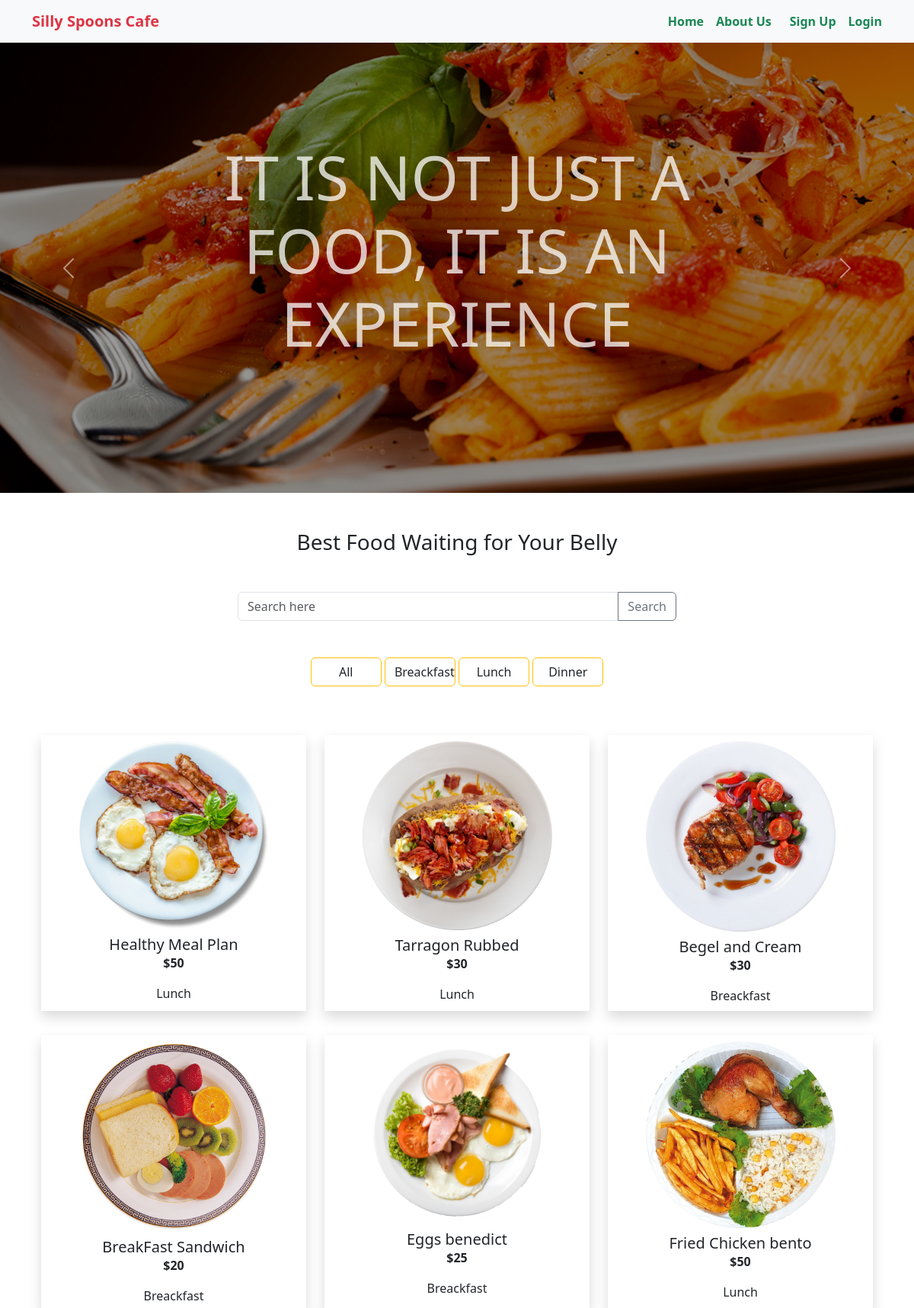
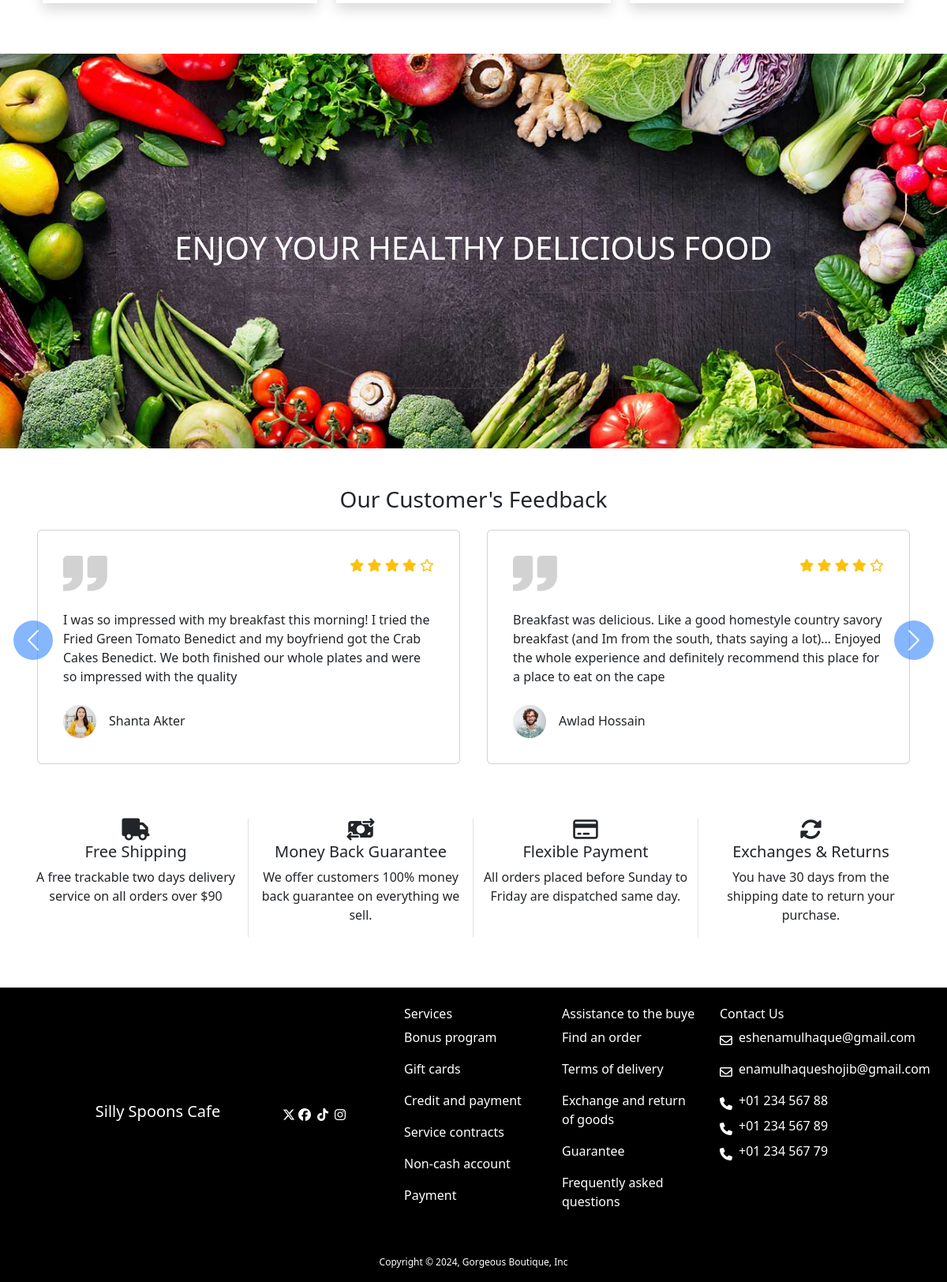
The page / on the database its author committed (2 pictures, top to bottom).
### food/models.py (models this page shows, shortened)
class Category(models.Model):
    name = models.CharField(max_length=30)
    slug = models.SlugField(max_length=40)
    image = models.ImageField(upload_to='food/images', null=True, blank=True)

class Food(models.Model):
    foodid = models.IntegerField(primary_key=True)
    name = models.CharField(max_length=50)
    price = models.IntegerField()
    description = models.TextField()
    rating = models.FloatField(default=0.0)
    category = models.ForeignKey(Category, on_delete=models.CASCADE)
    author = models.ForeignKey(User, on_delete=models.CASCADE)
    image = models.ImageField(upload_to='food/images')

### food_website/views.py (the view)
# urls.py: 2. Add a URL to urlpatterns:  path('', views.home, name='home')
def home(request, category_slug = None):
    data = Food.objects.all()
    if category_slug is not None:
        category = Category.objects.get(slug=category_slug)
        data = Food.objects.filter(category = category)
    category = Category.objects.all()
    return render(request, 'home.html', {'data': data, 'category': category, 'type': 'Home Page'})

### templates/home.html (shortened to what this page needs)
{% extends 'base.html' %}
{% load static %}
{% block content %}
<div id="carouselExampleAutoplaying" class="carousel slide" data-bs-ride="carousel">
  <div class="carousel-inner">
    <div class="carousel-item active  h-100 c-item">
      <img src="{% static 'images/b1.png' %}" class="d-block w-100" alt="...">
      <div class="carousel-caption d-lg-block d-block h-100 text-lg-center text-sm-center d-lg-flex d-sm-flex flex-lg-column flex-sm-column justify-content-center justify-content-sm-center align-items-center align-items-sm-center">
        <h1 class="banner-txt opacity-75">IT IS NOT JUST A FOOD, IT IS AN EXPERIENCE</h1>
      </div>
    </div>
  </div>
  <button class="carousel-control-prev" type="button" data-bs-target="#carouselExampleAutoplaying" data-bs-slide="prev">
    <span class="carousel-control-prev-icon" aria-hidden="true"></span>
  </button>
  <button class="carousel-control-next" type="button" data-bs-target="#carouselExampleAutoplaying" data-bs-slide="next">
    <span class="carousel-control-next-icon" aria-hidden="true"></span>
  </button>
</div>
<h3 class="my-5 text-center">Best Food Waiting for Your Belly</h3>
<form method="get" action="{% url 'search' %}" class="input-group container mb-3 w-50">
  <input type="text" class="form-control" placeholder="Search here" aria-label="Recipient's username" aria-describedby="button-addon2" name="query" id="search">
  <button class="btn btn-outline-secondary" type="submit" id="button-addon2">Search</button>
</form>
<div class="container text-center my-5">
  <div class="grid gap-3">
    <div class="col-1 btn btn-outline-warning "><a class="text-decoration-none text-dark" href="{% url 'home' %}">All</a></div>
      {% for b in category %}
          <div class="col-1 btn btn-outline-warning "><a class="text-decoration-none text-dark" href="{% url 'category_wise_food' b.slug %}">{{b.name}}</a></div>
      {% endfor %}
  </div>
</div>
<div class="row my-5 container m-auto">
  {% if data %}
  {% for food in data %}
  <div class="col-lg-4 my-3 box ">
    <a href="{% url 'food_details' food.foodid %}" class="text-decoration-none text-center text-dark">
    <div class=" h-100 shadow p-2">
      <div class="card-body">
        <img src="{{food.image.url}}" class="card-img-top cd-image w-75 h-75" alt="...">
        <h5 class="card-title fw-light mt-2">{{food.name}}</h5>
        <p class="card-text fw-bold">${{food.price}}</p>
        <p class="card-text fw-bold"><span class="fw-light">{{food.category.name}}</span></p>
      </div>
    </div>
  </a>
  </div>
  {% endfor %}
  {% else %}
  <div style="height: 400px;">
    <h3 class="text-center text-danger">No item found</h3>
  </div>
  {% endif %}
</div>
<div class="my-5 food-image d-flex flex-column justify-content-center align-items-center">
  <h1>ENJOY YOUR HEALTHY DELICIOUS FOOD</h1>
</div>
<section class="container">
  <div class="width-title mb-3 center-title text-center">
    <h3>Our Customer's Feedback</h3>
  </div>
  <div id="carouselExampleIndicators" class="carousel slide" data-bs-ride="true">
    <div class="carousel-inner ">
      <div class="carousel-item active bg-white">
        <div class="row g-lg-4 g-md-4 g-4">
          <div class="col-lg-6 col-md-12 col-12">
            <div class="card p-3">
              <div class="card-body">
                <div class="d-flex justify-content-between">
                  <img class="img-fluid" src="{% static 'images/comma.png' %}" alt="">
                  <div>
                    <i class="fa-solid fa-star text-warning"></i>
                    <i class="fa-solid fa-star text-warning"></i>
                    <i class="fa-solid fa-star text-warning"></i>
                    <i class="fa-solid fa-star text-warning"></i>
                    <i class="fa-regular fa-star text-warning"></i>
                  </div>
                </div>
                <p class="card-text text-dark my-4">I was so impressed with my breakfast this morning! I tried the Fried Green Tomato Benedict and my boyfriend got the Crab Cakes Benedict. We both finished our whole plates and were so impressed with the quality </p>
                <div class="d-flex align-items-center">
                  <img class="img-fluid" src="{% static 'images/customar2.png' %}" alt="">
                  <div class="ms-3">
                    <h6 class="text-dark mb-0">Shanta Akter</h6>
                  </div>
                </div>
              </div>
            </div>
          </div>
          <div class="col-lg-6 col-md-12 col-12">
            <div class="card p-3">
              <div class="card-body">
                <div class="d-flex justify-content-between">
                  <img class="img-fluid" src="{% static 'images/comma.png' %}" alt="">
                  <div>
                    <i class="fa-solid fa-star text-warning"></i>
                    <i class="fa-solid fa-star text-warning"></i>
                    <i class="fa-solid fa-star text-warning"></i>
                    <i class="fa-solid fa-star text-warning"></i>
                    <i class="fa-regular fa-star text-warning"></i>
                  </div>
                </div>
                <p class="card-text text-dark my-4">Breakfast was delicious. Like a good homestyle country savory breakfast (and Im from the south, thats saying a lot)… Enjoyed the whole experience and definitely recommend this place for a place to eat on the cape</p>
                <div class="d-flex align-items-center">
                  <img class="img-fluid" src="{% static 'images/customar1.png' %}" alt="">
                  <div class="ms-3">
                    <h6 class="text-dark mb-0">Awlad Hossain</h6>
                  </div>
                </div>
              </div>
            </div>
          </div>
        </div>
      </div>
    </div>
    <button class="prev bg-primary rounded-circle d-lg-block d-md-none d-none" type="button"
      data-bs-target="#carouselExampleIndicators" data-bs-slide="prev">
      <span class="carousel-control-prev-icon p-0" aria-hidden="true"></span>
    </button>
    <button class="next bg-primary rounded-circle d-lg-block d-md-none d-none" type="button"
      data-bs-target="#carouselExampleIndicators" data-bs-slide="next">
      <span class="carousel-control-next-icon" aria-hidden="true"></span>
    </button>
  </div>
</section>
<div class="container text-center my-5">
  <div class="row">
    <div class="col-lg-3 col-sm-12 border-end my-sm-3">
      <i class="fa-solid fa-truck fs-3"></i>
      <h5>Free Shipping</h5>
      <p class="icon-text">A free trackable two days delivery service on all orders over $90</p>
    </div>
    <div class="col-lg-3 col-sm-12 border-end my-sm-3">
      <i class="fa-solid fa-money-bill-transfer fs-3"></i>
      <h5>Money Back Guarantee</h5>
      <p class="icon-text">We offer customers 100% money back guarantee on everything we sell.</p>
    </div>
    <div class="col-lg-3 col-sm-12 border-end my-sm-3">
      <i class="fa-regular fa-credit-card fs-3"></i>
      <h5>Flexible Payment</h5>
      <p class="icon-text">All orders placed before Sunday to Friday are dispatched same day.</p>
    </div>
    <div class="col-lg-3 col-sm-12 my-sm-3">
      <i class="fa-solid fa-rotate fs-3"></i>
      <h5>Exchanges & Returns</h5>
      <p class="icon-text">You have 30 days from the shipping date to return your purchase.</p>
    </div>
  </div>
</div>
{% endblock %}

### static/css/style.css (style rules this page uses)
:root { --card_width: 200px; --card_border_radius: 16px; --row_increment: 5px; --card_small: 25; --card_medium: 35; --card_large: 45; }
.card { padding: 0px; margin: 5px; border-radius: var(--card_border_radius); cursor: pointer; }
.c-item { background-color: black; color: white; }
.c-item img { opacity: 0.6; }
.banner-txt { font-size: 80px;; }
.food-image { background-image: url("../images/food.jpg"); background-position: center; background-repeat: no-repeat; background-size: cover; width: 100%; height: 500px; color:white; }
.prev { left: -25px; }
.next { right: -25px; }
.prev, .next { position: absolute; top: 120px; bottom: 0; z-index: 1; display: flex; align-items: center; justify-content:center; width: 50px; height: 50px; padding: 9px; color: #fff; text-align: center; background: 0 0; border: 0; opacity: .5; transition: opacity .15s ease; }

### rows shown on the page
Category: name "Breackfast"
Category: name "Lunch"
Category: name "Dinner"
Food: image (picture), name "Healthy Meal Plan", price "50", category.name "Lunch"
Food: image (picture), name "Tarragon Rubbed", price "30", category.name "Lunch"
Food: image (picture), name "Begel and Cream", price "30", category.name "Breackfast"
Food: image (picture), name "BreakFast Sandwich", price "20", category.name "Breackfast"
Food: image (picture), name "Eggs benedict", price "25", category.name "Breackfast"
Food: image (picture), name "Fried Chicken bento", price "50", category.name "Lunch"
